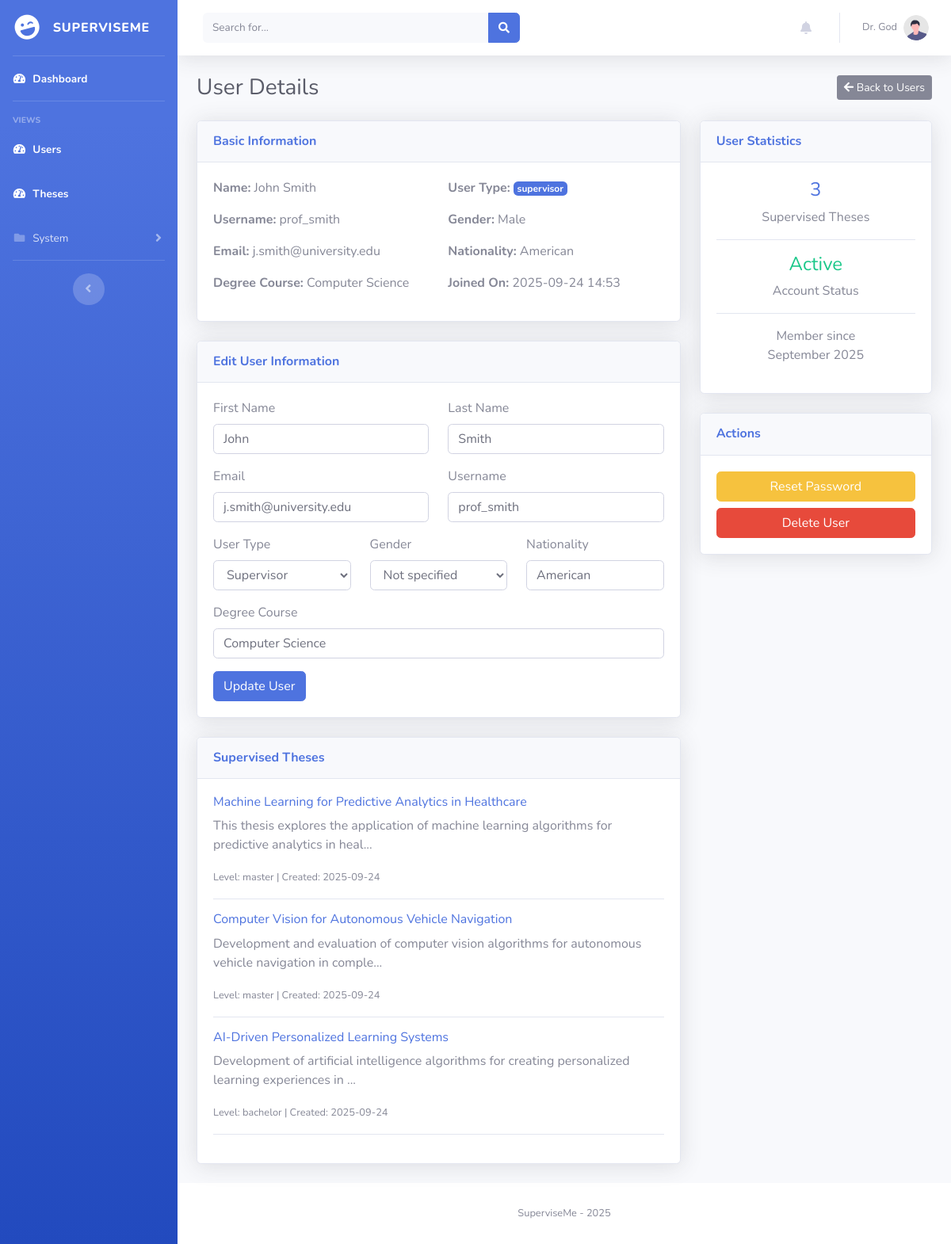
The app's page /admin/user/2 (signed in), older data.
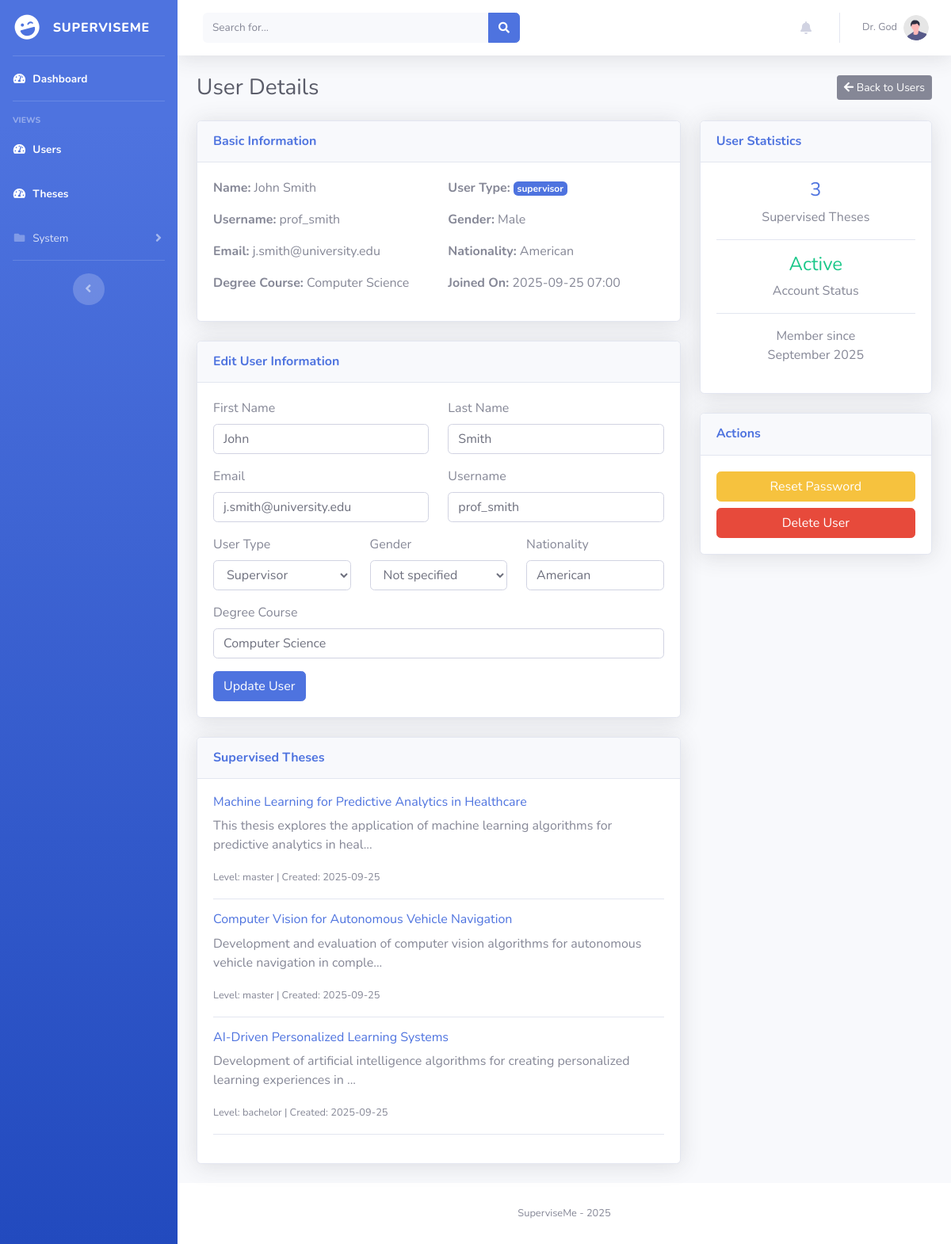
The same page, newer data.
### superviseme/models.py (models this page shows)
class User_mgmt(UserMixin, db.Model):
    __tablename__ = "user_mgmt"
    id = db.Column(db.Integer, primary_key=True)
    username = db.Column(db.String(50), nullable=False, unique=True)
    name = db.Column(db.String(15))
    surname = db.Column(db.String(15))
    cdl = db.Column(db.String(15))
    email = db.Column(db.String(50), nullable=False, unique=True)
    password = db.Column(db.String(80), nullable=False)
    user_type = db.Column(db.String(10), nullable=False, default="student")
    joined_on = db.Column(db.Integer, nullable=False)
    gender = db.Column(db.String(10), default=None)
    nationality = db.Column(db.String(15), default=None)
    last_activity = db.Column(db.Integer, nullable=True)  # Track last activity timestamp
    last_activity_location = db.Column(db.String(100), nullable=True)  # Track where they were last active
    telegram_user_id = db.Column(db.String(50), nullable=True)  # Telegram user ID for bot notifications
    telegram_enabled = db.Column(db.Boolean, default=False, nullable=False)  # Enable/disable Telegram notifications
    telegram_notification_types = db.Column(db.Text, nullable=True)  # JSON string of enabled notification types
    thesis = db.relationship("Thesis", backref="author", lazy=True)

class Thesis(db.Model):
    __tablename__ = "thesis"
    id = db.Column(db.Integer, primary_key=True)
    title = db.Column(db.String(100), nullable=False)
    description = db.Column(db.Text, nullable=False)
    author_id = db.Column(db.Integer, db.ForeignKey("user_mgmt.id"), nullable=True)
    frozen = db.Column(db.Boolean, default=False)
    level = db.Column(db.Text, nullable=True)
    created_at = db.Column(db.Integer, nullable=False)

### superviseme/routes/admin.py (the view)
@admin.route("/admin/user/<int:user_id>")
@login_required
def user_detail(user_id):
    privilege_check = check_privileges(current_user.username, role="admin")
    if privilege_check is not True:
        return privilege_check
    user = User_mgmt.query.get_or_404(user_id)
    authored_theses = []
    if user.user_type == "student":
        authored_theses = Thesis.query.filter_by(author_id=user_id).all()
    supervised_theses = []
    if user.user_type == "supervisor":
        supervised_rels = Thesis_Supervisor.query.filter_by(supervisor_id=user_id).all()
        supervised_theses = [Thesis.query.get(rel.thesis_id) for rel in supervised_rels]
    return render_template("/admin/user_detail.html",
                         current_user=current_user,
                         user=user,
                         authored_theses=authored_theses,
                         supervised_theses=supervised_theses,
                         datetime=datetime.datetime)

### superviseme/utils/logging_config.py (called while the page is built)
def log_request_response(app, loggers):
    @app.before_request
    def log_request_info():
        loggers['access_logger'].info("Request started", extra={
            'event_type': 'request_start',
            'endpoint': request.endpoint,
            'url_rule': str(request.url_rule) if request.url_rule else None,
            'content_length': request.content_length,
            'content_type': request.content_type
        })
    @app.after_request
    def log_response_info(response):
        loggers['access_logger'].info("Request completed", extra={
            'event_type': 'request_end',
            'status_code': response.status_code,
            'content_length': response.content_length,
            'content_type': response.content_type
        })
        return response

### superviseme/utils/miscellanea.py (called while the page is built, shortened)
def check_privileges(username, role="admin"):
    user = User_mgmt.query.filter_by(username=username).first()
    if not user:
        abort(404)
    return True

### superviseme/templates/admin/user_detail.html (shortened to what the changed rows need)
{% include 'admin/components/header.html' %}
<body id="page-top">
    <div id="wrapper">
        <div id="content-wrapper" class="d-flex flex-column">
            <div id="content">
                <div class="container-fluid">
                    <div class="d-sm-flex align-items-center justify-content-between mb-4">
                        <h1 class="h3 mb-0 text-gray-800">User Details</h1>
                    </div>
                    <div class="row">
                        <div class="col-xl-8 col-lg-7">
                            <div class="card shadow mb-4">
                                <div class="card-body">
                                    <div class="row">
                                        <div class="col-md-6">
                                            <p><strong>Name:</strong> {{ user.name }} {{ user.surname }}</p>
                                            <p><strong>Username:</strong> {{ user.username }}</p>
                                            <p><strong>Email:</strong> {{ user.email }}</p>
                                        </div>
                                        <div class="col-md-6">
                                            <p><strong>User Type:</strong> <span class="badge badge-primary">{{ user.user_type }}</span></p>
                                            <p><strong>Gender:</strong> {{ user.gender or "Not specified" }}</p>
                                            <p><strong>Nationality:</strong> {{ user.nationality or "Not specified" }}</p>
                                        </div>
                                    </div>
                                    <div class="row">
                                        <div class="col-md-6">
                                            <p><strong>Degree Course:</strong> {{ user.cdl or "Not specified" }}</p>
                                        </div>
                                        <div class="col-md-6">
                                            <p><strong>Joined On:</strong> {{ datetime.fromtimestamp(user.joined_on).strftime('%Y-%m-%d %H:%M') }}</p>
                                        </div>
                                    </div>
                                </div>
                            </div>
                            <div class="card shadow mb-4">
                                <div class="card-body">
                                    <form action="/admin/update_user" method="POST">
                                        <div class="row">
                                            <div class="col-md-6">
                                                <div class="form-group">
                                                    <label for="name">First Name</label>
                                                    <input type="text" class="form-control" id="name" name="name" value="{{ user.name or '' }}">
                                                </div>
                                            </div>
                                            <div class="col-md-6">
                                                <div class="form-group">
                                                    <label for="surname">Last Name</label>
                                                    <input type="text" class="form-control" id="surname" name="surname" value="{{ user.surname or '' }}">
                                                </div>
                                            </div>
                                        </div>
                                        <div class="row">
                                            <div class="col-md-6">
                                                <div class="form-group">
                                                    <label for="email">Email</label>
                                                    <input type="email" class="form-control" id="email" name="email" value="{{ user.email or '' }}">
                                                </div>
                                            </div>
                                            <div class="col-md-6">
                                                <div class="form-group">
                                                    <label for="username">Username</label>
                                                    <input type="text" class="form-control" id="username" name="username" value="{{ user.username or '' }}">
                                                </div>
                                            </div>
                                        </div>
                                        <div class="row">
                                            <div class="col-md-4">
                                                <div class="form-group">
                                                    <label for="user_type">User Type</label>
                                                    <select class="form-control" id="user_type" name="user_type">
                                                        <option value="supervisor" {% if user.user_type == 'supervisor' %}selected{% endif %}>Supervisor</option>
                                                    </select>
                                                </div>
                                            </div>
                                            <div class="col-md-4">
                                                <div class="form-group">
                                                    <label for="nationality">Nationality</label>
                                                    <input type="text" class="form-control" id="nationality" name="nationality" value="{{ user.nationality or '' }}">
                                                </div>
                                            </div>
                                        </div>
                                        <div class="row">
                                            <div class="col-md-12">
                                                <div class="form-group">
                                                    <label for="cdl">Degree Course</label>
                                                    <input type="text" class="form-control" id="cdl" name="cdl" value="{{ user.cdl or '' }}">
                                                </div>
                                            </div>
                                        </div>
                                    </form>
                                </div>
                            </div>
                            {% if user.user_type == "supervisor" and supervised_theses %}
                                <div class="card shadow mb-4">
                                    <div class="card-body">
                                        {% for thesis in supervised_theses %}
                                            {% if thesis %}
                                                <div class="border-bottom mb-3 pb-3">
                                                    <h6><a href="/admin/thesis/{{ thesis.id }}">{{ thesis.title }}</a></h6>
                                                    <p class="text-muted">{{ thesis.description[:100] }}...</p>
                                                    <small class="text-muted">Level: {{ thesis.level }} | Created: {{ datetime.fromtimestamp(thesis.created_at).strftime('%Y-%m-%d') }}</small>
                                                </div>
                                            {% endif %}
                                        {% endfor %}
                                    </div>
                                </div>
                            {% endif %}
                        </div>
                        <div class="col-xl-4 col-lg-5">
                            <div class="card shadow mb-4">
                                <div class="card-body text-center">
                                    <div>
                                        <p class="text-muted">
                                            Member since<br>
                                            {{ datetime.fromtimestamp(user.joined_on).strftime('%B %Y') }}
                                        </p>
                                    </div>
                                </div>
                            </div>
                        </div>
                    </div>
                </div>
            </div>
            {% include 'admin/components/footer.html' %}
</body>
</html>

Row changes from the older to the newer data that the page shows:
changed User_mgmt "John": fromtimestamp "2025-09-24 14:53" → "2025-09-25 07:00"
changed Thesis "Machine Learning for Predictive Analytics in Healthcare": fromtimestamp "2025-09-24" → "2025-09-25"
changed Thesis "Computer Vision for Autonomous Vehicle Navigation": fromtimestamp "2025-09-24" → "2025-09-25"
changed Thesis "AI-Driven Personalized Learning Systems": fromtimestamp "2025-09-24" → "2025-09-25"
